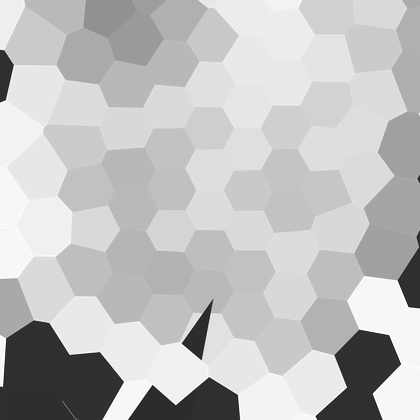
%> input picture QuantitativeImageAnalysis/BETSE Sim output image directories/Norm1/samp100.png, 420 x 420 px, shrunk from 1090 x 1091 before the run; its folder holds only this picture in this run
$ octave imagerotationsave.m   (GNU Octave 9; MATLAB toolbox functions it lacks are replaced by stand-ins)
%> lines starting %> are read from the running program, lines starting %| are printed output that depends on the picture
### QuantitativeImageAnalysis/TuringPatterns/calculateQuadtree.m
% Computes the quadree
function [tree, varTree] = calculateQuadtree(network)
%UNTITLED Summary of this function goes here
%   Detailed explanation goes here


d = 1; % FIX THIS
network_size = size(network,1)/d;

ts = [log2(network_size)+1, (network_size)^2];


tree = zeros(ts(1), ts(2));
tree(1,:) =  mean(mean(network));


if(nargout > 1)
    varTree = zeros(ts(1), ts(2));
    varTree(1,:) = sum(sum(network.*network - tree(1,1)*tree(1,1)))/(4*network_size*network_size);
    % divide by 4 for normalization
    % variance of n equally likely values
end


if (network_size == 1)
    return;
end


nsO = size(network,1);

ns = nsO/2;

CI = [1,1; 1,ns+1; ns+1,ns+1; ns+1, 1];


S = (network_size)^2/4;

for i=1:4
    if(nargout > 1)
        [ tree(2:end, 1+S*(i-1):S*i), varTree(2:end, 1+S*(i-1):S*i) ] = calculateQuadtree(network(CI(i,1):CI(i,1)+ns-1, CI(i,2):CI(i,2)+ns-1));
    else
        tree(2:end, 1+S*(i-1):S*i) = calculateQuadtree(network(CI(i,1):CI(i,1)+ns-1, CI(i,2):CI(i,2)+ns-1));
    end
end


return


### QuantitativeImageAnalysis/TuringPatterns/saveARFFTree.m
% fileName : the name of the WEKA file
% treeM : a quadtre
% append is true, then append the tree to the file according to the rff
% representation, i.e. add a line to the arff file
% append is false, create the arff file , write the attributes
% labels: the labels for the tree, e.g. labels = {'Rm', 'Rv'};
% P : pattern types, e.g P = {P, NP}


function saveARFFTree(fileName, treeM, append, labels,P, depth)

    %load('testtree1.mat','tree');
    %treeM = {};
    tree = treeM{1};
	[d, s] = size(tree);
    if(depth > d)
        depth = d;
    end


    %filename = 'Z:\Andre\2021 BETSE Sim Output\Norm111Ex101BETSE1018train_weka32today.arff';
    filename = fileName;

    children = '1234';
    if(~append) % create file
        %filename = arffFile;
        fileID  = fopen(filename, 'w');


        fprintf(fileID, '% information about the pattern \n');


        fprintf(fileID, '@relation pattern-tree\n\n');

        % write the attributes:

        % stack
        myStack = {'1'};
        myStackN = {};

        for di=1:depth
            % pop from the stack
            while(~isempty(myStack))
                base = myStack{1}; % read the first
                myStack(1) = [];  % delete it (pop)

                for l=1:length(labels)
                    fprintf(fileID, [ '@attribute n_' , base , '_',labels{l}, ' real\n']);
                end
                if(di ~= depth)
                    for j=1:4
                        myStackN = [myStackN, [base, children(j)]];
                    end
                end
            end
            myStack = myStackN;
            myStackN = {};
        end

        fprintf(fileID,['@attribute pattern {', P{1}]);
        for i=2:length(P)
            fprintf(fileID,[',' P{i}]);
        end
        fprintf(fileID, '}\n');
        %fprintf(fileID,'@attribute pattern {yes,no}');
        fprintf(fileID,'\n@data\n\n');


    else
        fileID  = fopen(fileName, 'a');

        step = s;
        s1 = length(treeM); %treeM designator

        for di=1:depth
           s2 = s/step;
           psAll = zeros(s1, s2); % number of chanels, number of children in this level
           for mi=1:length(treeM) %treeM designator
                psAll(mi,:) = treeM{mi}(di, 1:step:end); %treeM designator
           end

           for pi=1:s2
               for pj = 1:s1
                    fprintf(fileID, '%f,', psAll(pj,pi));
               end
           end
           step = int16(step/4);
        end
        fprintf(fileID, [P, '\n']);


    end

    fclose(fileID);

end

### QuantitativeImageAnalysis/TuringPatterns/imageTrim.m
    function out = imageTrim(network, k)
[r c w] = size(network);
switch k
    case 1
        d = min([floor(log2(r)),floor(log2(c))]);
        b = 2^d;
        extraR = floor((r-b)/2);
        extraC = floor((c-b)/2);
        out = network((extraR+1):(extraR+b),(extraC+1):(extraC+b),:);
    case 2
        network(1,:,:)=[];
        network(end,:,:)=[];
        network(:,1,:)=[];
        network(:,end,:)=[];
        C=[];
        for jj=1:(c-2)
            if all(network(:,jj,:)==ones(r-2,1,w).*255)
            else
                C=[C jj];
            end
        end
        R=[];
        for ii=1:(r-2)
            if all(network(ii,:,:)==ones(1,c-2,w).*255)
            else
                R=[R ii];
            end
        end
        out = network(R,C,:);
        % We need images to be at least 32 by 32 to have depth 5 quadtrees:
        if length(R)<32
            out=[out;uint8(ones(32-length(R),length(C),w).*255)];
        end
        if length(C)<32
            out=[out,uint8(ones(size(out,1),32-length(C),w).*255)];
        end
        out=squareMean(out);
end
end

### QuantitativeImageAnalysis/TuringPatterns/squareMean.m
function out=squareMean(network, d)
[r c w] = size(network);
dr=floor(log2(r));
br=2^dr;
dc=floor(log2(c));
bc=2^dc;
if nargin==1
    d = min([floor(log2(r)),floor(log2(c))]);
end
b=2^d;
ii=1;
while 1
    if r==br
        break
    end
    temp=network(ii:(ii+1),:,:);
    if ii==1
        network=vertcat(mean(temp),network(((ii+2):end),:,:));
    else
        network=vertcat(network(1:(ii-1),:,:),mean(temp), ...
            network((ii+2):end,:,:));
    end
    [r c w] = size(network);
    if r==br;
        break
    end
    temp=network((end-ii):(end-ii+1),:,:);
    if ii==1
        network=vertcat(network(1:(end-ii-1),:,:),mean(temp));
    else
        network=vertcat(network(1:(end-ii-1),:,:),mean(temp), ...
            network((end-ii+2):end,:,:));
    end
    [r c w] = size(network);
    if r==br;
        break
    end
    ii=ii+1;
end
jj=1;
while 1
    if c==bc
        break
    end
    temp=network(:,jj:(jj+1),:);
    if jj==1
        network=horzcat(mean(temp,2),network(:,(jj+2):end,:));
    else
        network=horzcat(network(:,1:(jj-1),:),mean(temp,2), ...
            network(:,(jj+2):end,:));
    end
    [r c w] = size(network);
    if c==bc;
        break
    end
    temp=network(:,(end-jj):(end-jj+1),:);
    if jj==1
        network=horzcat(network(:,1:(end-jj-1),:),mean(temp,2));
    else
        network=horzcat(network(:,1:(end-jj-1),:),mean(temp,2), ...
            network(:,(end-jj+2):end,:));
    end
    [r c w] = size(network);
    if c==bc;
        break
    end
    jj=jj+1;
end
while r~=b
    temp=[];
    for ii=1:r/2
        temp=uint8([temp;mean(network(ii*2-1:ii*2,:,:))]);
    end
    network=temp;
    [r c w] = size(network);
end
while c~=b
    temp=[];
    for jj=1:c/2
        temp=uint8([temp,mean(network(:,jj*2-1:jj,:),2)]);
    end
    network=temp;
    [r c w] = size(network);
end
out=network;
end

### QuantitativeImageAnalysis/TuringPatterns/make32.m
function out=make32(network)
[r c w]=size(network);
if r==32 && c==32
    out=network;
else
    d=log2(r);
    D=2^(d-5);
    temp1=[];
    for ii=0:31
        temp=network((D*ii+1):(D*(ii+1)),:,:);
        temp1=uint8([temp1;mean(temp)]);
    end
    out=[];
    for jj=0:31
        temp=temp1(:,(D*jj+1):(D*(jj+1)),:);
        out=uint8([out,mean(temp,2)]);
    end
end
end

### QuantitativeImageAnalysis/TuringPatterns/imagerotationsave.m
% GENERATING DATA SETS FROM THE SIMPLE TURING SYSTEM:
%
close all;

% BETSE pattern dataset

folderName = 'Z:\Andre\2021 BETSE Sim Output\Norm31';
mkdir(folderName);
folderName = [folderName, 'Ex21testBETSE'];
mkdir(folderName);


arffFile = [folderName, '218train_weka32today.arff']; % THE WEKA FILE
% arffFile = [folderName, 'test_weka32.arff']; % THE WEKA FILE
filename = 'Z:/Andre/2021 BETSE Output/Norm31/218train_weka32today.arff';

PatternTypes = {'P', 'NP'}; % For the weka you can use any number of pattern types, we use 2. Initialize the pattern names here.
% P : pattern, NP: nopattern


% patternSize
patternSize = 32; % A 32x32 grid will be used.
labels = {'RED'}; % Rm : stands for Red mean,
                 % Rv : stands for Red variance, (these labels have to be same as in the TSSL model checker)

depth = 5; % The depth of the quad tree, (if you are going to change, make sure the matlab model checker still works.)
saveImages = 1; % True: saves the images in folder "folderName/Images32new"

% create the arfffile
A = rand(patternSize);
tree = cell(1);
tree{1} = calculateQuadtree(A);
%tree{1} = tree{1}/tree{1}(1,1);

saveARFFTree(arffFile, tree, 0, labels, PatternTypes, depth);


positiveimagefolder1 = 'Z:\Andre\2021 BETSE Sim Output\Norm1';
listing = dir(positiveimagefolder1);
len=length(listing);
ind = [];
for ii = 1:len
    names=listing(ii).name;
    if length(names)>=5 && all(names((end-2):end)=='png')
        ind=[ind ii];
    end
end

listing = listing(ind);
len= length(listing);
posimageset1 = zeros(1,len);
for ii=1:len
    names = listing(ii).name;
    pos1filename = fullfile(positiveimagefolder1,names);
    posdata1=imread(pos1filename);
%> posdata1 is the input picture: size 420x420x3 uint8; min 26, max 255, mean 191.9
    posdata1=imageTrim(posdata1,2);
%> after the loop in imageTrim, `for jj=1:(c-2)`: C = 418 values from 1 to 418
%> the loop in squareMean, `while 1` made 81 passes
%> pass 2, in squareMean, `network=vertcat(network(1:(end-ii-1),:,:),mean(temp), network((end-ii+..`:
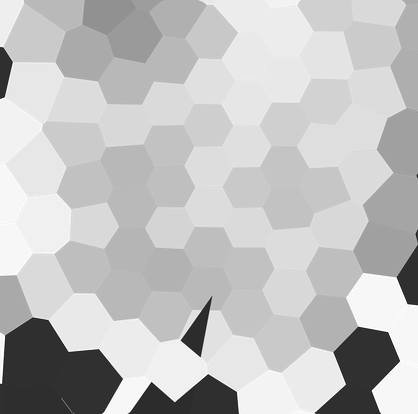
%> network: size 414x418x3 uint8; min 26, max 255, mean 192.5
%> after the loop in squareMean, `while 1`:
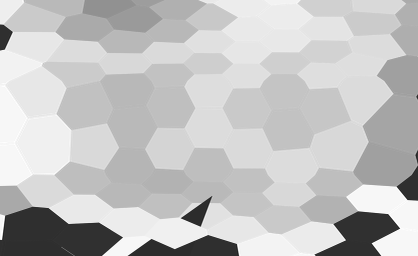
%> network: size 256x418x3 uint8; min 32, max 255, mean 194.4
%> after the loop in squareMean, `while 1`: ii = 81
%> after the loop in squareMean, `while 1`:
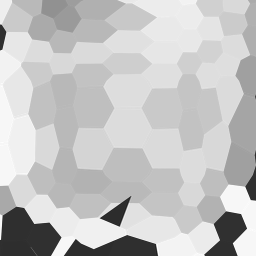
%> network: size 256x256x3 uint8; min 33, max 255, mean 195.4
    posdata1=make32(posdata1);
%> after the loop in make32, `for ii=0:31`:
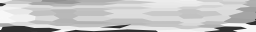
%> temp1: size 32x256x3 uint8; min 43, max 251, mean 195.4
%> after the loop in make32, `for jj=0:31`:
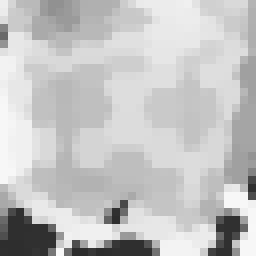
%> out: size 32x32x3 uint8 (shown 8 times larger); min 44, max 248, mean 195.5
    posdata1=double(posdata1(:,:,1));
%> posdata1: size 32x32 double
    posdata1=posdata1./max(max(posdata1));
    tree{1} = calculateQuadtree(posdata1);
    saveARFFTree(arffFile, tree, 1, labels, 'P', depth);
end

if(saveImages == 1)

    imageFolder = [folderName, 'Images32_lilsetDre3'];
    mkdir(imageFolder);


    im = zeros(patternSize, patternSize, 3);
    % plot all:
%> (the run ends here)

$ run again, on QuantitativeImageAnalysis/BETSE Sim output image directories/Norm1/samp7.png
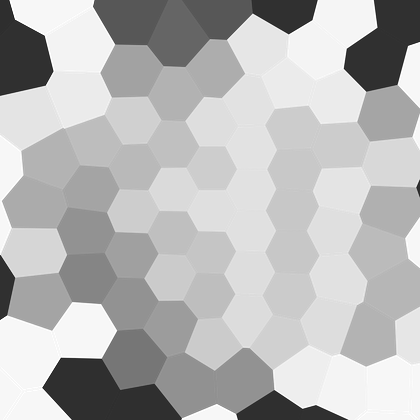
%> input picture QuantitativeImageAnalysis/BETSE Sim output image directories/Norm1/samp7.png, 420 x 420 px, shrunk from 1090 x 1090 before the run
%> posdata1 is the input picture: size 420x420x3 uint8; min 24, max 255, mean 184
%> after the loop in imageTrim, `for jj=1:(c-2)`: C = 418 values from 1 to 418
%> after the loop in squareMean, `while 1`:
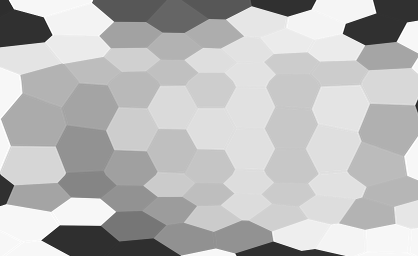
%> network: size 256x418x3 uint8; min 31, max 255, mean 186.8
%> after the loop in squareMean, `while 1`: ii = 81
%> after the loop in make32, `for jj=0:31`:
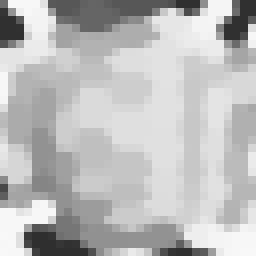
%> out: size 32x32x3 uint8 (shown 8 times larger); min 47, max 248, mean 187.3

$ run again, on QuantitativeImageAnalysis/BETSE Sim output image directories/Norm1/samp77.png
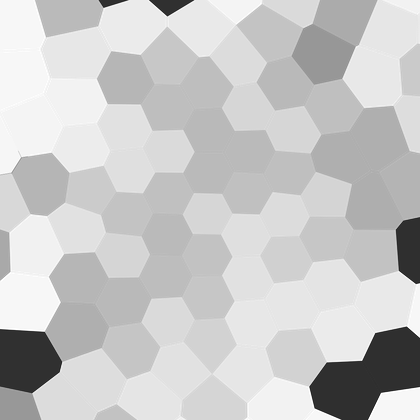
%> input picture QuantitativeImageAnalysis/BETSE Sim output image directories/Norm1/samp77.png, 420 x 420 px, shrunk from 1081 x 1081 before the run
%> posdata1 is the input picture: size 420x420x3 uint8; min 29, max 255, mean 200
%> after the loop in imageTrim, `for jj=1:(c-2)`: C = 418 values from 1 to 418
%> after the loop in squareMean, `while 1`:
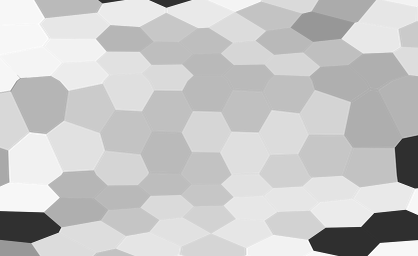
%> network: size 256x418x3 uint8; min 33, max 255, mean 199.8
%> after the loop in squareMean, `while 1`: ii = 81
%> after the loop in make32, `for jj=0:31`:
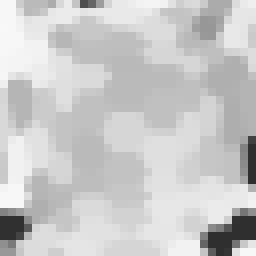
%> out: size 32x32x3 uint8 (shown 8 times larger); min 47, max 248, mean 201.1
